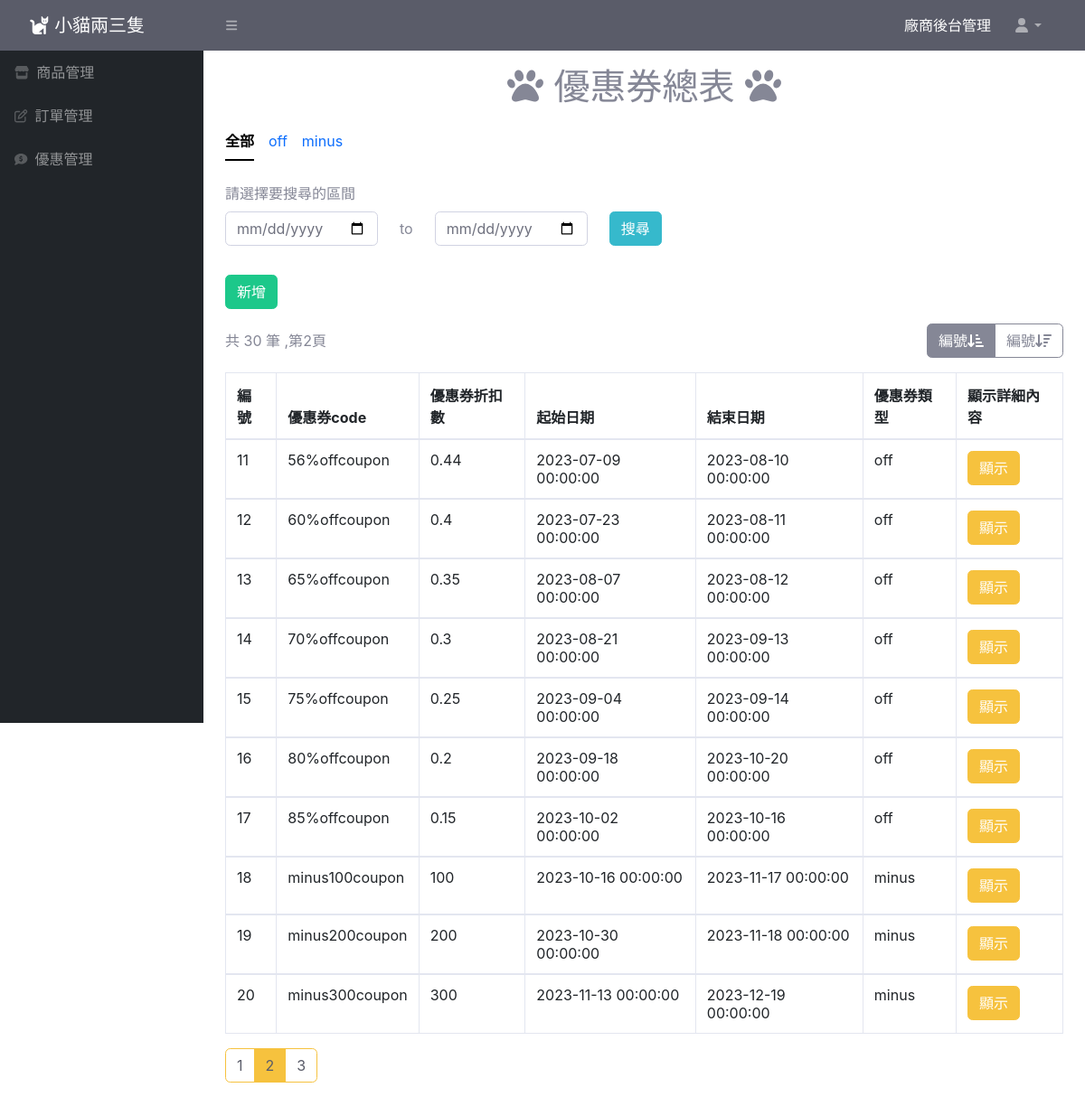
Screenshot of /coupon-list.php?page=2&type=1&category=all with the database file from the repository.
### tables this page shows
CREATE TABLE `coupon` (
  `coupon_id` int(11) UNSIGNED NOT NULL,
  `coupon_code` varchar(200) NOT NULL,
  `start_date` datetime NOT NULL,
  `end_date` datetime NOT NULL,
  `discount_type` varchar(30) NOT NULL,
  `discount_amount` int(30) UNSIGNED NOT NULL,
  `discount` float UNSIGNED NOT NULL,
  `usage_limit` int(30) UNSIGNED NOT NULL,
  `valid` tinyint(4) NOT NULL,
  `level` varchar(10) NOT NULL
);

### coupon/coupon-list.php (the view, shortened to what this page needs)
<?php
$page=$_GET["page"] ?? 1;
$type=$_GET["type"] ?? 1;
$category=$_GET["category"] ?? "all";
require_once("./db_connect1.php");
if(isset($_GET["start"])||isset($_GET["end"])){
    $start=$_GET["start"];
    $end=$_GET["end"];
    if($start=="")$start="2023-01-01";
    if($end=="")$end="2023-12-31";
    $date="AND start_date BETWEEN '$start'AND'$end' AND end_date NOT BETWEEN '$start'AND'$end'";
}else{
    $date="";
}
if($category=="all"){
    $coupontype="";
}elseif($category=="off"){
    $coupontype="discount_type='off' AND";
}elseif($category=="minus"){
    $coupontype="discount_type='minus' AND";
}
$sqlTotal = "SELECT coupon_id FROM coupon WHERE $coupontype valid=1 $date";
$resultTotal=$conn->query($sqlTotal);
$totalCoupon=$resultTotal->num_rows;
$perPage=10;
$startItem=($page - 1)*$perPage;
$totalPage=ceil($totalCoupon/$perPage);
if($type==1){
    $orderBy=" ORDER BY coupon_id ASC";
}elseif($type==2){
    $orderBy="ORDER BY coupon_id DESC";
}else{
    header("location:../404.php");
}
$sql = "SELECT * FROM coupon WHERE $coupontype valid=1 $date $orderBy LIMIT $startItem,$perPage";
$result = $conn->query($sql);
$rows = $result->fetch_all(MYSQLI_ASSOC);
?>
<!doctype html>
<html lang="en">
<head>
  <link href="https://cdn.jsdelivr.net/npm/bootstrap@5.2.1/dist/css/bootstrap.min.css" rel="stylesheet"
>
    <link rel="stylesheet" href="https://cdnjs.cloudflare.com/ajax/libs/font-awesome/6.4.0/css/all.min.css" />
    <link href="https://cdn.jsdelivr.net/npm/bootstrap@5.3.0/dist/css/bootstrap.min.css" rel="stylesheet">
    <link href="css/sb-admin-2.min.css" rel="stylesheet">
</head>
<body>
    <div class="container">
        <h1 class="text-center my-3"><i class="fa-solid fa-paw"></i>&nbsp;優惠券總表&nbsp;<i class="fa-solid fa-paw"></i></h1>
        <ul class="nav nav-underline mb-3">
                <li class="nav-item">
                    <a class="nav-link <?php if ($category=="all") echo "active"
                    ?>" aria-current="page" href="coupon-list.php?category=all">全部</a>
                </li>
                <li class="nav-item">
                    <a class="nav-link  <?php
                    if ($category=="off") echo "active"
                    ?>" href="coupon-list.php?category=off">off</a>
                </li>
                <li class="nav-item">
                <a class="nav-link  <?php
                    if ($category=="minus") echo "active"
                    ?>" href="coupon-list.php?category=minus">minus</a>
                </li>
            </ul>
        <div class="py-2">
            <label for="" class="form-label">請選擇要搜尋的區間</label>
                <form action="coupon-list.php?category=<?=$category?>&start=<?php if(isset($_GET["start"])) echo $_GET["start"]?>&end=<?php if(isset($_GET["end"])) echo $_GET["end"]?>">
                    <div class="row align-items-center gx-2">
                    <div class="col-auto">
                            <input type="date" class="form-control"name="start" value="<?php if(isset($_GET["start"])) echo $_GET["start"]?>">
                        </div>
                        <div class="col-auto">
                            to
                        </div>
                        <div class="col-auto">
                            <input type="date" class="form-control"name="end" value="<?php if(isset($_GET["end"])) echo $_GET["end"]?>">
                        </div>
                        <div class="col-auto">
                            <button class="btn btn-info" type="submit">搜尋</button>
                        </div>
                    </div>
                </form>
        </div>
        <div class="py-2 d-flex justify-content-between align-items-center">
            <a class="btn btn-success" href="create-coupon.php">新增</a>
        </div>
        <div class="py-2 d-flex justify-content-between align-items-center">
            <div>
                共 <?=$totalCoupon?> 筆 ,第<?=$page?>頁
            </div>
            <div class="btn-group">
                <a href="coupon-list.php?page=<?=$page?>&type=1&category=<?=$category?><?php if(isset($_GET["start"])) echo "&start=$start"?><?php if(isset($_GET["end"])) echo"&end=$end"?>"class="btn btn-outline-secondary <?php if($type==1)echo "active";?>">編號<i class="fa-solid fa-arrow-down-short-wide"></i></a>
                <a href="coupon-list.php?page=<?=$page?>&type=2&category=<?=$category?><?php if(isset($_GET["start"])) echo "&start=$start"?><?php if(isset($_GET["end"])) echo"&end=$end"?>" class="btn btn-outline-secondary <?php if($type==2)echo "active";?>">編號<i class="fa-solid fa-arrow-down-wide-short"></i></a>
            </div>
        </div>
        <table class="table table-bordered mt-2">
            <thead>
                <tr>
                    <th>編號</th>
                    <th>優惠券code</th>
                    <th>優惠券折扣數</th>
                    <th>起始日期</th>
                    <th>結束日期</th>
                    <th>優惠券類型</th>
                    <th>顯示詳細內容</th>
                </tr>
            </thead>
            <?php foreach ($rows as $row):?>
            <tbody>
                <tr>
                    <td><?=$row["coupon_id"]?></td>
                    <td><?=$row["coupon_code"]?></td>
                    <td><?=$row["discount"]?></td>
                    <td><?=$row["start_date"]?></td>
                    <td><?=$row["end_date"]?></td>
                    <td><?=$row["discount_type"]?></td>
                    <td><a href="coupon.php?coupon_id=<?=$row["coupon_id"]?>" class="btn btn-warning">顯示</a></td>
                </tr>
            </tbody>
            <?php endforeach;?>
        </table>
        <nav aria-label="Page navigation example">
            <ul class="pagination">
                <?php for($i=1;$i<=$totalPage;$i++): ?>
                <li class="page-item <?php if($i==$page) echo "active";?>"><a class="page-link border-warning <?php if($i==$page) echo "bg-warning"?> text-dark" href="coupon-list.php?page=<?=$i?>&type=<?=$type?>&category=<?=$category?><?php if(isset($_GET["start"])) echo "&start=$start"?><?php if(isset($_GET["end"])) echo"&end=$end"?>"><?=$i?></a></li>
                <?php endfor;?>
            </ul>
        </nav>
    </div>
</body>
</html>

### rows the page displays
coupon: coupon_id "11", coupon_code "56%offcoupon", discount "0.44", start_date "2023-07-09 00:00:00", end_date "2023-08-10 00:00:00", discount_type "off"
coupon: coupon_id "12", coupon_code "60%offcoupon", discount "0.4", start_date "2023-07-23 00:00:00", end_date "2023-08-11 00:00:00", discount_type "off"
coupon: coupon_id "13", coupon_code "65%offcoupon", discount "0.35", start_date "2023-08-07 00:00:00", end_date "2023-08-12 00:00:00", discount_type "off"
coupon: coupon_id "14", coupon_code "70%offcoupon", discount "0.3", start_date "2023-08-21 00:00:00", end_date "2023-09-13 00:00:00", discount_type "off"
coupon: coupon_id "15", coupon_code "75%offcoupon", discount "0.25", start_date "2023-09-04 00:00:00", end_date "2023-09-14 00:00:00", discount_type "off"
coupon: coupon_id "16", coupon_code "80%offcoupon", discount "0.2", start_date "2023-09-18 00:00:00", end_date "2023-10-20 00:00:00", discount_type "off"
coupon: coupon_id "17", coupon_code "85%offcoupon", discount "0.15", start_date "2023-10-02 00:00:00", end_date "2023-10-16 00:00:00", discount_type "off"
coupon: coupon_id "18", coupon_code "minus100coupon", discount "100", start_date "2023-10-16 00:00:00", end_date "2023-11-17 00:00:00", discount_type "minus"
coupon: coupon_id "19", coupon_code "minus200coupon", discount "200", start_date "2023-10-30 00:00:00", end_date "2023-11-18 00:00:00", discount_type "minus"
coupon: coupon_id "20", coupon_code "minus300coupon", discount "300", start_date "2023-11-13 00:00:00", end_date "2023-12-19 00:00:00", discount_type "minus"

### other values shown
$totalCoupon "30"
$page "2"
